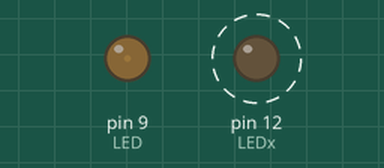
The sketch below on a simulated Arduino Uno, built with avr-gcc and run on an emulated ATmega328P. On the bench: output pins drawn as LEDs (lit = HIGH). Dashed ring = blinking.

Above: at 0.25 s.
At 3.25 s:
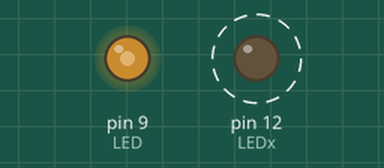
At 4.8 s:
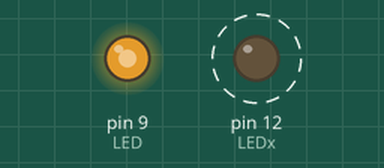
At 9.35 s:
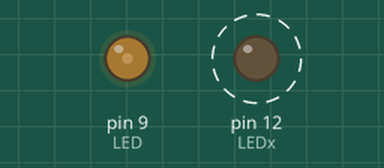
Timing chart, 0 to 14.0 s (numbered marks = the images above):
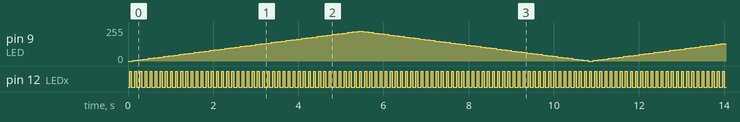

The sketch:

First_Arduino_Sketch.ino
```cpp
int LED = 9;
int LEDx = 12;
int fadeAmount = 5;
int brightness = 0;

void setup() {
pinMode(LED, OUTPUT);
pinMode(LEDx, OUTPUT);
}


void loop() {
analogWrite(LED, brightness);
brightness = brightness + fadeAmount;
if (brightness <= 0 || brightness >= 225) {
  fadeAmount = -fadeAmount;
}
delay(40);
digitalWrite(LEDx, 1);
delay(40);
digitalWrite(LEDx, 0);
delay(40);

}
```

Measured:
- by itself, pin 12 (LEDx): alternates HIGH for 0.04 s and LOW for 0.08 s
